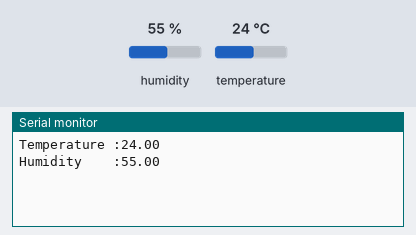
Simulated run of this sketch. Board: ESP32. Shown: the last lines printed to the serial monitor. The test bench sets the inputs (shaded band); at power-on: humidity 55 %, temperature 24 °C. WiFi joins after 1.5 s; servers stay silent unless stated.

Above: at 3.0 s.
3.1 s: humidity set to 22 %
At 8.3 s:
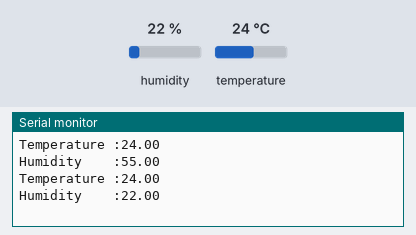
9.1 s: temperature set to 12 °C
At 13.0 s:
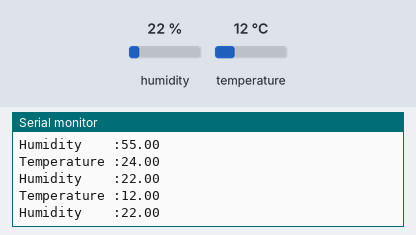
15.1 s: humidity set to 40 %
At 17.7 s:
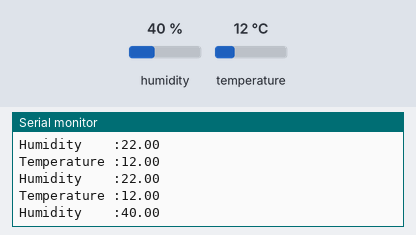
Timing chart, 0 to 19.2 s (numbered marks = the images above; inputs shaded):
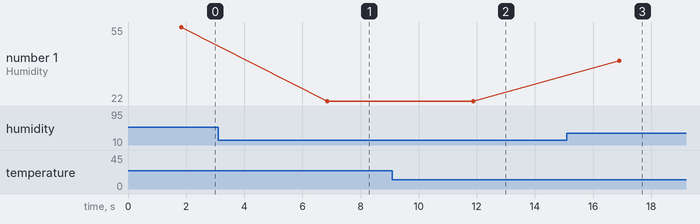

The sketch:

DHT11_Blynk.ino
```cpp
#define BLYNK_TEMPLATE_ID "TMPLUvr2_RX6"
#define BLYNK_DEVICE_NAME "Temperature and Humidity Using DHT11"
#define BLYNK_AUTH_TOKEN "msJ8PUKT34KzOQ0vOm0p_VNF_3wTHIFr"
#define BLYNK_PRINT Serial

#include <WiFi.h>
#include <WiFiClient.h>
#include <BlynkSimpleEsp32.h>
#include <DHT.h>
#define dhtpin 13

char auth[] ="msJ8PUKT34KzOQ0vOm0p_VNF_3wTHIFr";
char ssid[] = "Shiva";
char passwd[] = "shiva@1412";

DHT dht(dhtpin,DHT11);

void setup()
{
  Serial.begin(9600);
  Blynk.begin(auth, ssid, passwd);
  dht.begin();
}

void loop()
{
  float temp = dht.readTemperature();
  float hum  = dht.readHumidity();
  if(isnan(temp) || isnan(hum))
  {
    Serial.println("Failed to read from DHT11");
    delay(1000);
  }
  else
  {
    Serial.print("Temperature :");
    Serial.println(temp);
    Serial.print("Humidity    :");
    Serial.println(hum);
    Blynk.virtualWrite(V0,temp);
    Blynk.virtualWrite(V1,hum);
    Blynk.run();
    delay(5000);
  }
}
```

Measured:
- after the input at 3.1 s, the serial monitor: prints a new line after 3.8 s (image 1)
- after the input at 9.1 s, the serial monitor: prints a new line after 2.8 s (image 2)
- after the input at 15.1 s, the serial monitor: prints a new line after 1.8 s (image 3)
- plotted number 1: 55 → 22 after the input at 3.1 s, 22 → 40 after the input at 15.1 s
